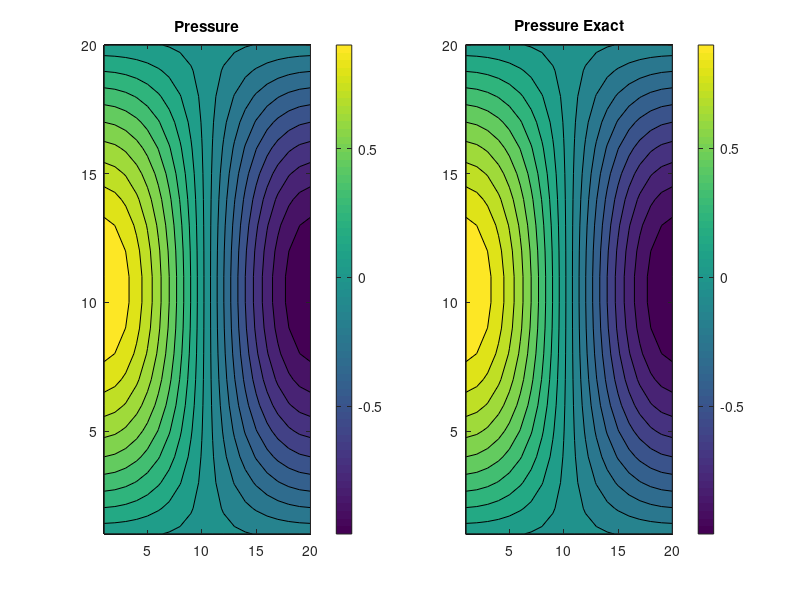

Here is the MATLAB script that generated this plot:
% Darcy with boundary on ghost cell
% function [pmat,V,q] = Darcy_flow2(Grid,q,Pin)
clear all;
    Grid.Nx=20; Grid.hx=1/Grid.Nx;
    Grid.Ny=20; Grid.hy=1/Grid.Ny;
    Grid.Nz=1; Grid.hz=1/Grid.Nz;
    Grid.K=ones(3,Grid.Nx,Grid.Ny);
    N=Grid.Nx*Grid.Ny*Grid.Nz;
% Grid sizes
Ny=Grid.Ny; Nx=Grid.Nx; N=Ny*Nx;
hx=Grid.hx; hy=Grid.hy; 

% cell center
x = hx/2:hx:1;
y = hy/2:hy:1;
[ycell, xcell]=meshgrid(x,y);

L = Grid.K.^(-1);
tx = 2*hy/hx;  ty = 2*hx/hy;

% Transmissibility in x-direction: Nx+1 to give transmissibility at boundaries
Tymat = zeros(Nx,Ny+1); 
Txmat = zeros(Nx+1,Ny);

% Calculate transmissibilities at interfaces (general case- homo, hetero)
Tymat(:,2:Ny) = (ty)./(L(1,:,1:Ny-1)+L(1,:,2:Ny)); % Take harmonic mean
Txmat(2:Nx,:) = (tx)./(L(2,1:Nx-1,:)+L(2,2:Nx,:)); % Take harmonic mean -- No flow boundary condition: 0 for 1 and Nx+1 -> therefore 2:Nx

% Transmibility Dirichlet BC left and right ghost cell
Txmat(1,:) = (tx)./L(2,1,:);
Txmat(Nx+1,:) = (tx)./L(2,end,:);
Txmat = [zeros(1,Ny);Txmat;zeros(1,Ny)];
% Tymat = [zeros(1,Ny+1);Tymat;zeros(1,Ny+1)];
Tymat = [Tymat(1,:);Tymat;Tymat(Nx,:)];
% Transmibility Dirichlet BC left and right ghost cell
Tymat(:,1) = 2*Tymat(:,2);
Tymat(:,Ny+1) = 2*Tymat(:,Ny);
Tymat = [zeros(Nx+2,1),Tymat,zeros(Nx+2,1)];
% Tymat = [zeros(1,Ny+1);Tymat;zeros(1,Ny+1)];
Txmat = [Txmat(:,1),Txmat,Txmat(:,Nx)];
N2=(Ny+2)*(Nx+2);   % Dirichlet BC on x and y
% N2=Ny*(Nx+2);     % Dirichlet BC on x

% Off-diagonal vectors of the system
% by reshaping transmissibility matrices
Tyvec1 = reshape(Tymat(:,1:end-1), N2, 1);
Txvec1 = reshape(Txmat(1:end-1,:), N2, 1);
Tyvec2 = reshape(Tymat(:,2:end), N2, 1);
Txvec2 = reshape(Txmat(2:end,:), N2, 1);

% Matrix of the system
Amat = spdiags([-Tyvec1,-Txvec1,Tyvec1+Txvec1+Tyvec2+Txvec2,-Txvec2,-Tyvec2],[Nx+2,1,0,-1,-Nx-2],N2,N2);

% add source
% src = [2*xcell.*(1-xcell)+2*ycell.*(1-ycell)]; 
src = [pi^2*sin(pi*xcell).*cos(pi*ycell)+pi^2*sin(pi*xcell).*cos(pi*ycell)];

q = [0,zeros(1,Nx),0;zeros(Ny,1),src,zeros(Ny,1);0,zeros(1,Nx),0]*hx*hy;
Q = reshape(q,N2,1);
% Set Dirichlet BC at P(x=0)=0 and P(x=1)=0
for i=1:Nx+2:N2
% q(i) = 1;
Amat(i,:) = 0;
Amat(i,i) = 1;
end
for i=Nx+2:Nx+2:N2
Amat(i,:) = 0;
Amat(i,i) = 1;
end
% Set Dirichlet BC at P(y=0)=0 and P(y=1)=0
for i=1:Ny+2 % y=0
if i>1 & i<Ny+2
    Q(i) = sin(pi*xcell(i-1,1));
end
Amat(i,:) = 0;
Amat(i,i) = 1;
end
for i=N2-Ny-1:N2 % y=1
    if i>N2-Ny-1 & i<N2
    Q(i) = -sin(pi*xcell(i-N2+Ny+1));
    end
Amat(i,:) = 0;
Amat(i,i) = 1;
end

% Solve system equation
pvec = Amat\Q;
pmat = reshape(pvec,Nx+2,Ny+2);
P = pmat(2:Nx+1,2:Ny+1);
 
% nn=hy/2:hy:1;
% pex=1-nn.^2;
% pex = [xcell.*(1-xcell).*ycell.*(1-ycell)];
pex = sin(pi*xcell).*cos(pi*ycell);
error=P-pex;
norm(error)
figure()
subplot(1,2,1)
contourf(P,20); colorbar; title('Pressure');
subplot(1,2,2)
contourf(pex,20); colorbar; title('Pressure Exact');
% plot(nn,P(1:Ny),nn,pex);
